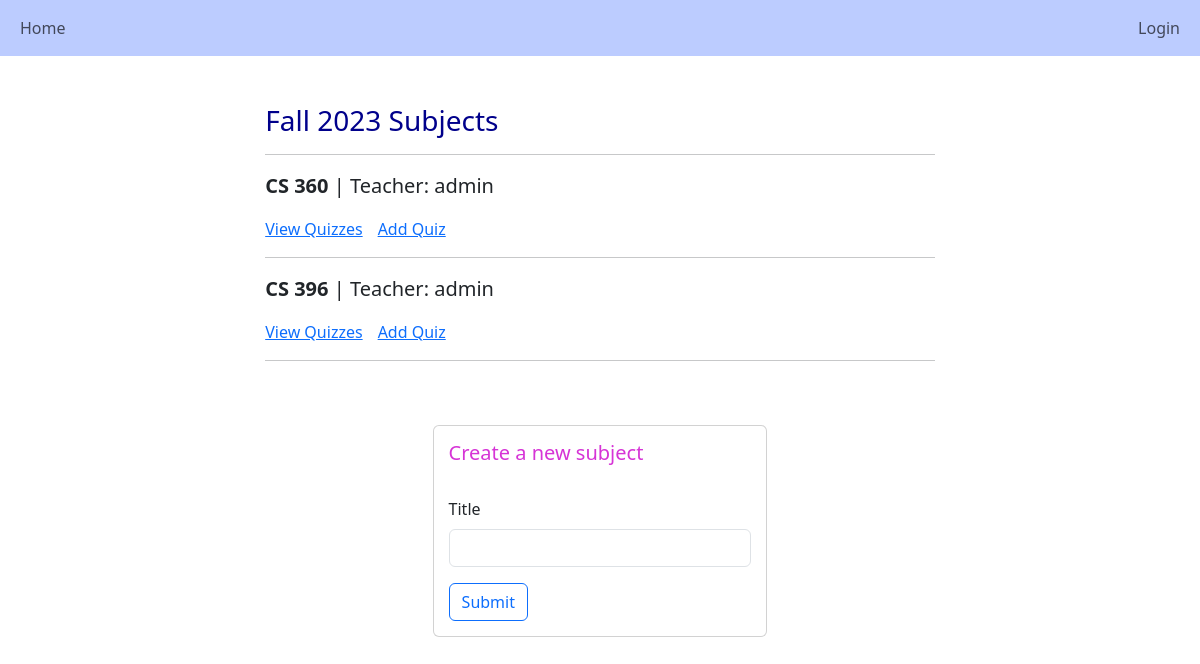
/subjects/, run on the app's committed database.
### main/models.py (models this page shows, shortened)
class Semester(models.Model):
    name = models.CharField(max_length=255, default="")
    is_current = models.BooleanField(default=True)

class Subject(models.Model):
    title = models.CharField(blank=True, max_length=255)
    teacher = models.ForeignKey(User, null=True, on_delete=models.CASCADE)
    semester = models.ForeignKey(Semester, null=True, on_delete=models.CASCADE)

class User(AbstractUser):
    is_teacher = models.BooleanField('Is teacher', default=False)
    is_student = models.BooleanField('Is student', default=False)

### main/views.py (the view)
# urls.py: path('subjects/', views.subjects, name="subjects"),
def subjects(request):
    subjects = Subject.objects.all()
    cursem = Semester.objects.get(is_current=True)
    if request.method == 'POST':
        form = SubjectForm(request.POST)
        if form.is_valid():
            subject = form.save(commit=False)
            subject.teacher = request.user
            subject.semester = cursem
            subject.save()
            return redirect('/subjects/', {"subjects":subjects, "form":form })
    else:
        form = SubjectForm()
    return render(request, 'main/subject/subjects.html', {"subjects":subjects, "form":form, "cursem":cursem })

### main/forms.py
class SubjectForm(forms.ModelForm):
    class Meta:
        model = Subject
        fields = ["title"]

### main/templates/main/subject/subjects.html (shortened to what this page needs)
{% extends 'main/base.html'%}
{% load crispy_forms_tags %}
{% load filters %}
{% block content %}
<div style="width:60%; margin:auto">
    <br>
    <h3 style="color:darkblue">{{cursem.name}} Subjects</h3><hr>
    {% for subject in subjects %}
        {% if subject.semester == cursem %}
            <p style="font-size:15pt"><b>{{subject.title}}</b> | Teacher: {{subject.teacher}}</p>
            <div style="display:flex">
                <a style="margin-right:15px" href="{% url 'view_quizzes' subject.pk %}">View Quizzes</a><a href="{% url 'quiz_setup' subject.pk %}">Add Quiz</a>
            </div>
            <hr>
        {% endif %}
    {% endfor %}
    <br><br>
    <div style="width:50%; padding:15px; margin:auto" class="card">
        <h5 style="color:rgb(214, 52, 214)">Create a new subject</h5><br>
        <form method="POST" name="subjectform">
            {{form|crispy}}
            <button type="sumbit" class="btn btn-outline-primary" name="submitform" >Submit</button>
        </form>
    </div>
    <br>
</div>
{% endblock %}

### data on the page
Semester: name "Fall 2023"
Subject: title "CS 360", teacher "admin"
Subject: title "CS 396", teacher "admin"
